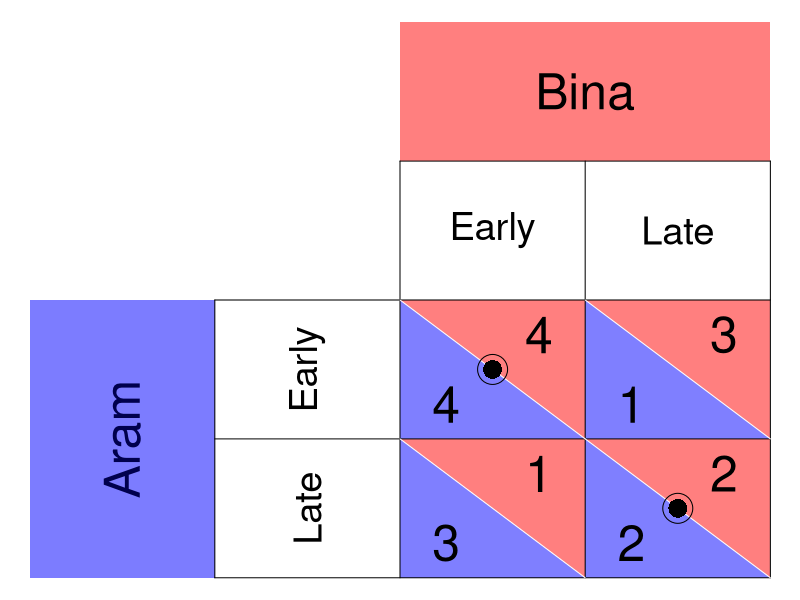

Recreate this plot in R.
require(ggplot2)
require(shape)
pdf(file = "society/matrix_palanpur.pdf", width = 9, height = 7)

par(mar =  c(0, 0, 0, 0))
xlims <- c(0, 8)
ylims <- c(0, 8)

#TextSizes
PlayerSize <- 3
StratSize <- 2.3
PayoffSize <- 3

#Payoffs are listed as c("NW", "SW", "NE", "SE")

#Considerations for Player 1
P1Name <- c("Aram")
P1Strat <- c("Early", "Late")
P1Payoffs <- c("4", "3", "1", "2")
P1BR1 <- c("NW") #Must be NW or SW - the BR prints accordingly. 
P1BR2 <- c("SE") #Must be NE or SE - the BR prints accordingly. 
#NW = (5, 3); SW = (5,1); NE = (7, 3); SE = (7, 1)
P1bestsize <- 2.5 #Adjusts size of point indicating best response of P1

#Considerations for Player 2
P2Name <- c("Bina")
P2Strat <- c("Early", "Late")
P2Payoffs <- c("4", "1", "3", "2")
P2BR1 <- c("NW") #Must be NW or SW - the BR prints accordingly. 
P2BR2 <- c("SE") #Must be NE or SE - the BR prints accordingly. 
P2bestsize <- 4 #Adjusts size of circle indicating best response of P2

plot(0, 0, xlim = xlims, ylim = ylims, type = "n",
     xlab = expression(""),
     ylab = expression(""),
     xaxt = "n", 
     yaxt = "n", 
     cex.lab = 2, 
     bty = "n")



#Color and label for Player 1 and their strategies
polygon(c(0,0,2,2,0), c(0,4,4,0,0), col=rgb(0, 0, 1, 0.3), density=NULL, border = NA)
text(1, 2, P1Name[1], srt = 90, cex = PlayerSize)

polygon(c(0,0,2,2,0), c(0,4,4,0,0), col=rgb(0, 0, 1, 0.3), density=NULL, border = NA)
text(3, 3, P1Strat[1], cex = StratSize, srt = 90)
text(3, 1, P1Strat[2], cex = StratSize, srt = 90)


#Color and label for Player 2
polygon(c(4,4,8,8,4), c(8,6,6,8,8), col=rgb(1, 0, 0, 0.5), density=NULL, border = NA)
text(6, 7, P2Name[1], cex = PlayerSize)

text(5, 5, P2Strat[1], cex = StratSize)
text(7, 5, P2Strat[2], cex = StratSize)

#NorthWest cell 
#P1
polygon(c(4,4,6,4), c(4,2,2,4), col=rgb(0, 0, 1, 0.5), density=NULL, border = NA)
#P2
polygon(c(4,6,6,4), c(4,4,2,4), col=rgb(1, 0, 0, 0.5), density=NULL, border = NA)

#P1
text(4.5, 2.5, P1Payoffs[1], cex = PayoffSize)
#P2
text(5.5, 3.5, P2Payoffs[1], cex = PayoffSize)

#SouthWest cell  
#P1
polygon(c(4,4,6,4), c(2,0,0,2), col=rgb(0, 0, 1, 0.5), density=NULL, border = NA)
#P2
polygon(c(4,6,6,4), c(2,2,0,2), col=rgb(1, 0, 0, 0.5), density=NULL, border = NA)

#P1
text(4.5, 0.5, P1Payoffs[2], cex = PayoffSize)
#P2
text(5.5, 1.5, P2Payoffs[2], cex = PayoffSize)


#NorthEast cell 
#P1
polygon(c(6,6,8,6), c(4,2,2,4), col=rgb(0, 0, 1, 0.5), density=NULL, border = NA)
#P2
polygon(c(6,8,8,6), c(4,4,2,4), col=rgb(1, 0, 0, 0.5), density=NULL, border = NA)
#P1
text(6.5, 2.5, P1Payoffs[3], cex = PayoffSize)
#P2
text(7.5, 3.5, P2Payoffs[3], cex = PayoffSize)

#SouthEast cell 
#P1
polygon(c(6,6,8,6), c(2,0,0,2), col=rgb(0, 0, 1, 0.5), density=NULL, border = NA)
#P2
polygon(c(6,8,8,6), c(2,2,0,2), col=rgb(1, 0, 0, 0.5), density=NULL, border = NA)
#P1
text(6.5, 0.5, P1Payoffs[4], cex = PayoffSize)
#P2
text(7.5, 1.5, P2Payoffs[4], cex = PayoffSize)


#Lines for the Table
segments(8, 0, 8, 6, lty = 1, col = "black")
segments(4, 6, 8, 6, lty = 1, col = "black")
segments(2, 0, 2, 4, lty = 1, col = "black")
segments(2, 0, 8, 0, lty = 1, col = "black")
segments(2, 4, 8, 4, lty = 1, col = "black")
segments(4, 0, 4, 6, lty = 1, col = "black")
segments(2, 2, 8, 2, lty = 1, col = "black")
segments(6, 0, 6, 6, lty = 1, col = "black")

#Diagonals
#NW
segments(4, 4, 6, 2, lty = 1, col = "white")
#NE
segments(6, 4, 8, 2, lty = 1, col = "white")
#SW
segments(4, 2, 6, 0, lty = 1, col = "white")
#Se
segments(6, 2, 8, 0, lty = 1, col = "white")


#Best responses 
#P1 
if (P1BR1[1] == "NW"){
  points(5, 3, pch = 16, col = "black", cex = P1bestsize)
} else{points(5, 1, pch = 16, col = "black", cex = P1bestsize)
}

if (P1BR2[1] == "NE"){
  points(7, 3, pch = 16, col = "black", cex = P1bestsize)
} else{points(7, 1, pch = 16, col = "black", cex = P1bestsize)
}


#P2
if (P2BR1[1] == "NW"){
  points(5, 3, pch = 1, col = "black", cex = P2bestsize)
} else{points(7, 3, pch = 1, col = "black", cex = P2bestsize)
}

if (P2BR2[1] == "SW"){
  points(5, 3, pch = 1, col = "black", cex = P2bestsize)
} else{points(7, 1, pch = 1, col = "black", cex = P2bestsize)
}

dev.off()
